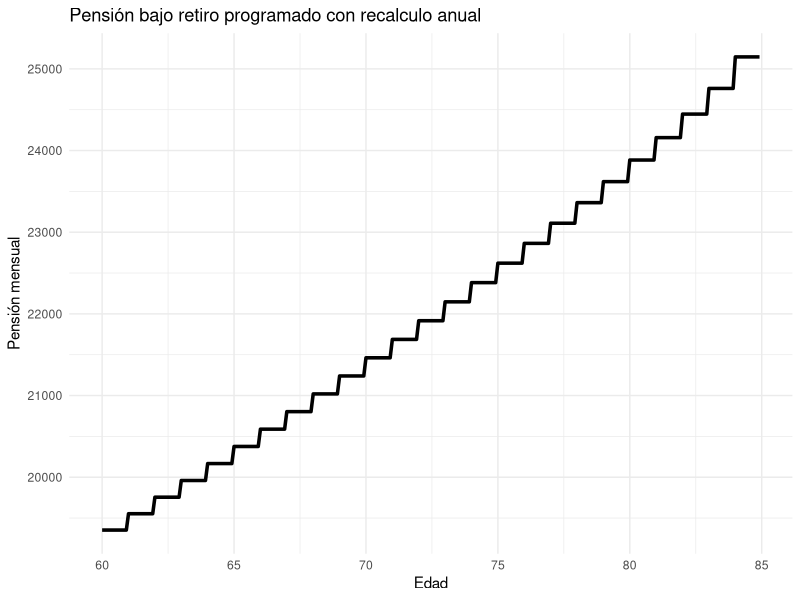
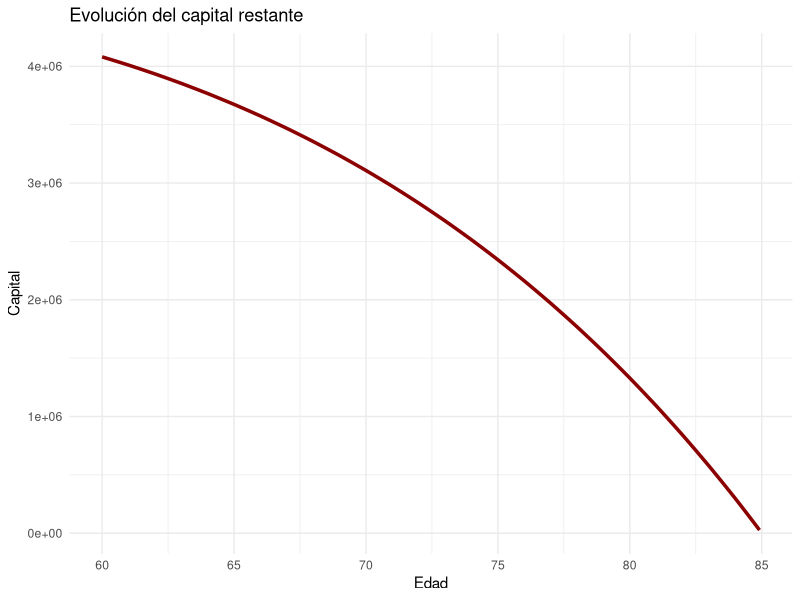

The R source for these figures, in order:
library(tidyverse)

# =====================
# PARAMETROS
# =====================

edad_inicio <- 20
edad_retiro <- 60
edad_muerte <- 85

salario_inicial <- 30000
crec_salario <- 0.02
cotizacion <- 0.084

rendimiento <- 0.04
tasa_tecnica <- 0.03

meses_trabajo <- (edad_retiro-edad_inicio)*12
meses_retiro <- (edad_muerte-edad_retiro)*12

# =====================
# ACUMULACION DEL FONDO
# =====================

edad <- seq(edad_inicio, edad_retiro-1/12, by=1/12)

salario <- salario_inicial*(1+crec_salario)^(edad-edad_inicio)

aporte <- salario*cotizacion

fondo <- numeric(length(edad))

for(i in 2:length(fondo)){
  
  fondo[i] <- fondo[i-1]*(1+rendimiento/12) + aporte[i]
  
}

capital <- tail(fondo,1)

cat("Capital al retiro:", round(capital),"\n")

# =====================
# RETIRO PROGRAMADO
# =====================

edad_pension <- seq(edad_retiro, edad_muerte-1/12, by=1/12)

pension <- numeric(meses_retiro)
fondo_retiro <- numeric(meses_retiro)

fondo_retiro[1] <- capital

for(t in 1:meses_retiro){
  
  # recalculo anual
  
  if(t==1 | (t-1)%%12==0){
    
    vida_restante <- meses_retiro - t + 1
    
    anualidad <- sum(1/(1+tasa_tecnica/12)^(1:vida_restante))
    
    pension_actual <- fondo_retiro[t]/anualidad
    
  }
  
  pension[t] <- pension_actual
  
  if(t < meses_retiro){
    
    fondo_retiro[t+1] <- fondo_retiro[t]*(1+rendimiento/12) - pension[t]
    
  }
  
}

df <- data.frame(
  edad=edad_pension,
  pension=pension,
  fondo=fondo_retiro
)

# =====================
# GRAFICO PENSION
# =====================

ggplot(df,aes(x=edad,y=pension))+
  
  geom_line(size=1.2)+
  
  labs(
    title="Pensión bajo retiro programado con recalculo anual",
    x="Edad",
    y="Pensión mensual"
  )+
  
  theme_minimal()

# =====================
# GRAFICO CAPITAL
# =====================

ggplot(df,aes(x=edad,y=fondo))+
  
  geom_line(size=1.2,color="darkred")+
  
  labs(
    title="Evolución del capital restante",
    x="Edad",
    y="Capital"
  )+
  
  theme_minimal()
